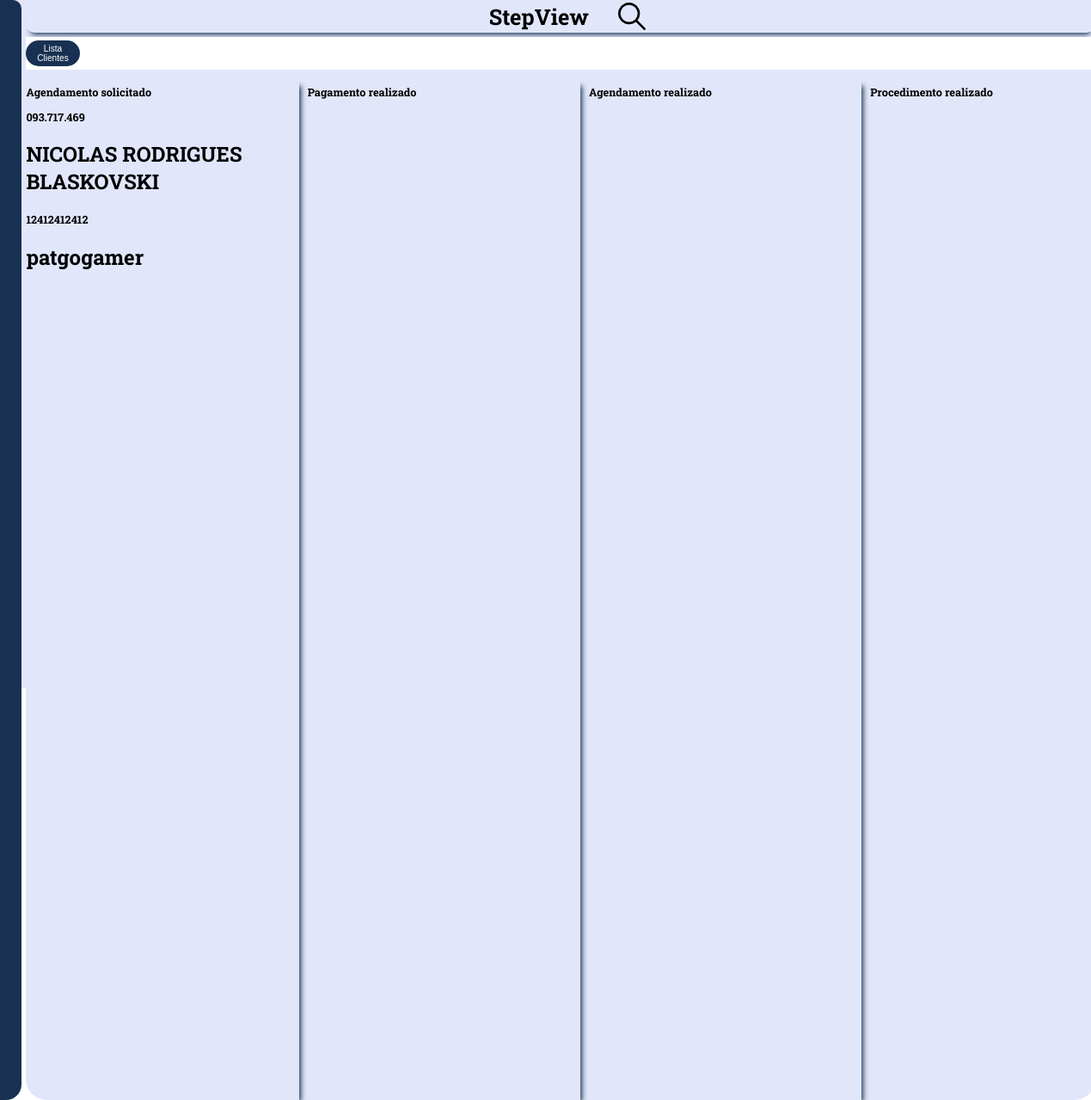
The app's page /CORPOS/tela_estados.php with its own data.
### tables this page shows
CREATE TABLE `cliente` (
  `cpf` varchar(11) NOT NULL,
  `nome` varchar(50) DEFAULT NULL,
  `nascimento` date DEFAULT NULL,
  `telefone` varchar(11) DEFAULT NULL,
  `email` varchar(100) DEFAULT NULL,
  `sexo` char(1) DEFAULT NULL,
  `comentario` varchar(200) DEFAULT NULL,
  `estado` int(11) NOT NULL DEFAULT 1
);

### CORPOS/tela_estados.php (the view, shortened to what this page needs)
<!DOCTYPE html>
<html lang="en">
<head>
    <link rel="stylesheet" href="../ESTILOS/tela_estado.css">
</head>
<body>
    <div class="container">
        <header>
            <div class="header_titulo">
                <h1>StepView</h1>
            </div>
            <div class="barra_de_pesquisa">
                <a class="loopa" href="">
                    <img src="../IMAGENS/loupe.png" alt="busca">
                </a>
            </div>
        </header>
        <nav>
            <div class="nav_esquerda">
                <button class="botao_criar_nav" onclick= "location.href = 'visualizar_clientes.php';" >Lista Clientes</button>
            </div>
        </nav>
        <main>
            <div class="board">
                <div class="dropzone">
                    <h3>Agendamento solicitado</h3>
                    <?php
                    include_once "PHPconfig.php";
                    $sql = "SELECT * FROM cliente WHERE estado = 1";
                    $result = $conn->query($sql);
                    while($cliente = $result->fetch_assoc())
                    {
                        $cpf        = $cliente["cpf"];
                        $nome       = $cliente["nome"];
                        echo "<div class='card' draggable='true'><h3>".$cpf."</h3><h2>".$nome."</h2></div>";
                    }
                    ?>
                </div>
            </div>
            <div class="board">
                <div class="dropzone">
                    <h3>Pagamento realizado</h3>
                </div>
            </div>
            <div class="board">
                <div class="dropzone">
                    <h3>Agendamento realizado</h3>
                </div>
            </div>
            <div class="board">
                <div class="dropzone">
                    <h3>Procedimento realizado</h3>
                </div>
            </div>
        </main>
        <aside>
            <div class="aside_cima">
            </div>
            <div class="aside_baixo">
            </div>
        </aside>
    </div>
</body>
</html>

### ESTILOS/tela_estado.css (style rules this page uses)
body { padding: 0; margin: 0; overflow-y:hidden; overflow-x:hidden; font-family: 'Roboto Slab', serif; }
.container { width: 100vw; height: 100vh; background-color: #E1E6FA; display: grid; grid-template-columns: 2vw 98vw; grid-template-rows: 3vw 3vw 94vw; grid-template-areas: "aside header" "aside nav" "aside main" ; gap: 5px; }
header { background-color: #E1E6FA; grid-area: header; display:flex; align-items: center; justify-content: center; border-radius: 10px; box-shadow: 0 8px 6px -6px #183152; }
.barra_de_pesquisa { display: flex; justify-content: center; }
.loopa { background-color: #E1E6FA; width: 4vw; height: 2vw; border-radius: 50%; display: flex; justify-content: center; align-items: center; }
.header_titulo { display: flex; justify-content: end; align-items: center; }
.header_titulo >h1 { margin: 0px 25px; font-size: 2vw ; }
nav { background-color: #ffffff; grid-area: nav; display: flex; }
.nav_esquerda { width: 50%; height: 100%; display: flex; align-items: center; }
.botao_criar_nav { color: #ffffff; width: 10%; height: 80%; background-color: #183152; border: none; border-radius: 50px; font-size: 0.8vw; }
main { background-color: #E1E6FA; grid-area: main; border-radius: 2%; display: grid; grid-template-columns: 25vw 25vw 25vw 25vw; grid-template-rows: auto; column-gap: 10px; }
main > div { box-shadow: 8px 8px 6px -6px #183152; }
.dropzone > h3 { font-size: 1vw; }
.card > h3 { font-size: 1vw; }
aside { background-color: #183152; grid-area: aside; border-top-right-radius: 10px; border-end-end-radius: 18px; }
.aside_cima { height: 35%; display: flex; align-items: center; justify-content: center; }
.aside_baixo { height: 60%; }

### records on screen
cliente: cpf "093.717.469", nome "NICOLAS RODRIGUES BLASKOVSKI"
cliente: cpf "12412412412", nome "patgogamer"
